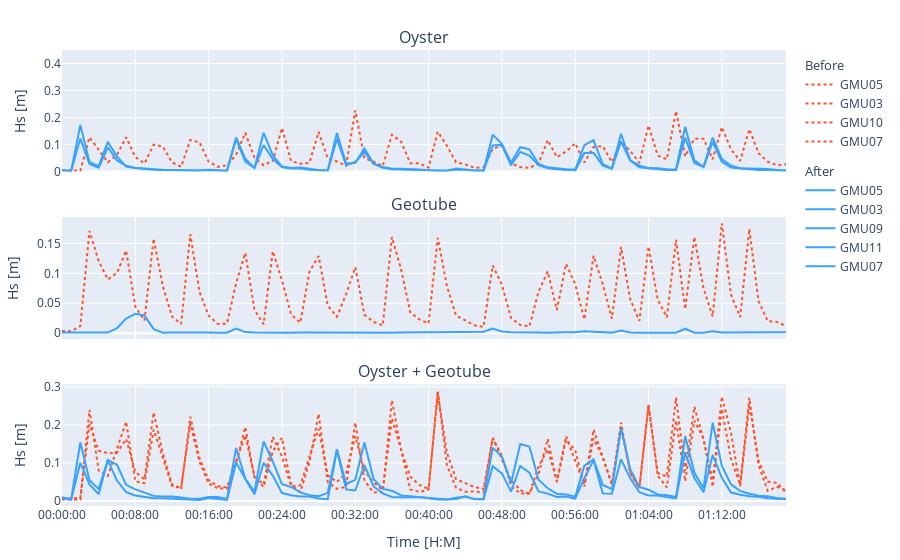

The cell this chart's notebook holds for it:
### Markdown cell above
### Results
Our results show that the installation of NNBFs in the canal had a substantial impact on wave height. The figure below shows times series of significant wave height (Hs) for each sensor. The sensors' data is then grouped by their affiliated NNBFs. Observe the decrease in wave magnitude before (solid lines) and after (dashed lines) the installation of the NNBFs. Notably, the sensors located along the banks show the most significant changes, as they are positioned behind the NNBFs. In contrast, the sensors located in the water, which are in front of the NNBFs, do not show the same level of difference.

### Code cell
fig = make_subplots(rows = 3, cols = 1, shared_xaxes = True, vertical_spacing = 0.1, subplot_titles = ('Oyster', 'Geotube', 'Oyster + Geotube'))

bf_data = get_data(fnames_bf, root, file_type = 'before')
af_data = get_data(fnames_af, root, file_type = 'after')

bf_lines = plottable_data(bf_data, file_type = 'before', x_axis = 'shared')
af_lines = plottable_data(af_data, file_type = 'after', x_axis = 'shared')

for i in bf_lines:
    for k, v in i.items():
        add_data_to_plot(fig, add_area(v, k, major='before', minor=fnames_bf[k]), file_type='before')

for i in af_lines:
    for k, v in i.items():
        add_data_to_plot(fig, add_area(v, k, major = 'after', minor = fnames_af[k]), file_type = 'after')

fig = updater(fig, xaxis = 'shared')
fig.show()
